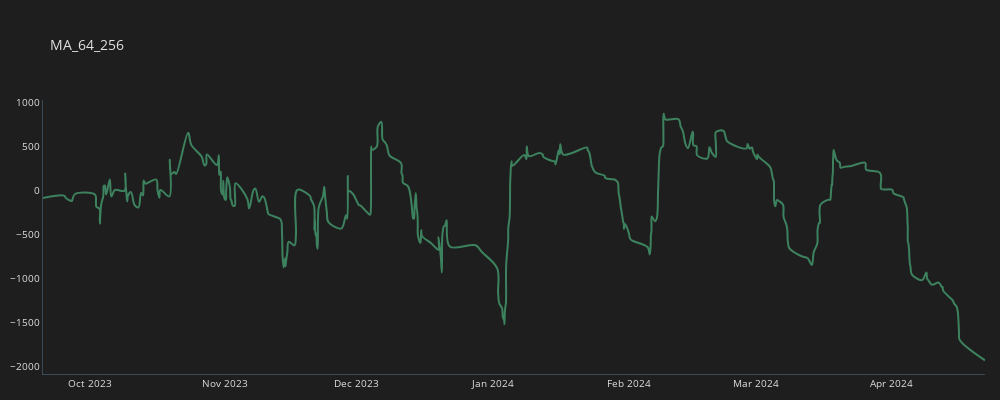
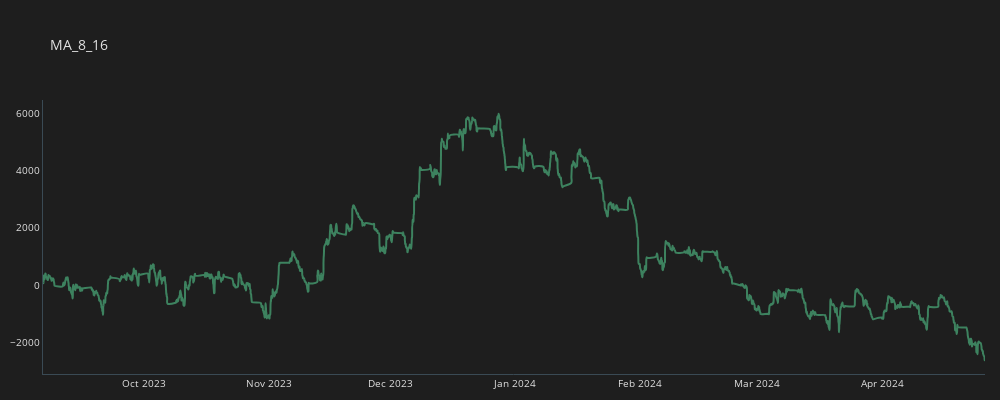
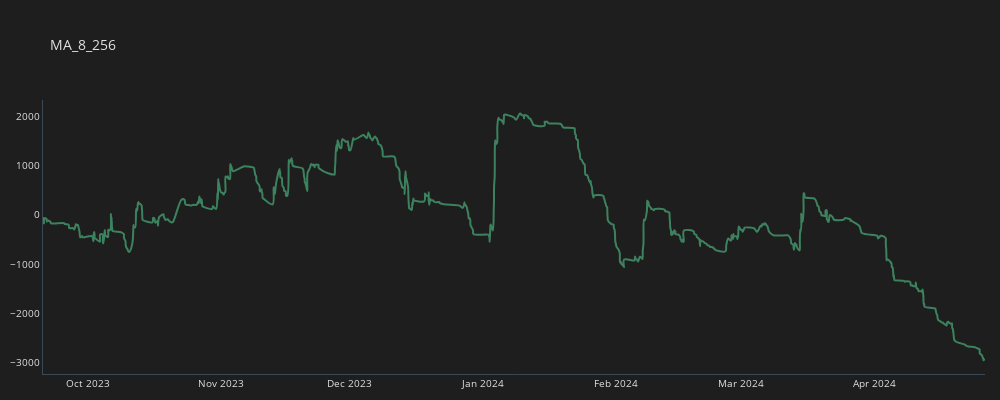

The notebook cell these images were saved under, in order:
### Code cell
for c in crosses:   
    temp_df = all_trades[(all_trades.CROSS==c)].copy()    
    temp_df = temp_df.groupby(by="time", as_index=False).sum()
    temp_df['CUM_GAIN'] = temp_df.GAIN.cumsum()
    plot_line(temp_df, c)

### Figure 1 — Plotly figure (JSON) as saved in the notebook; plotly's stock layout.template omitted (floating-point values rounded to 4 significant figures; data arrays with more than 128 entries replaced by an {"elided": "..."} marker saying what was removed)
{"data": [{"line": {"color": "#3d825f", "shape": "spline", "width": 2}, "mode": "lines", "name": "MA_64_256", "type": "scatter", "x": {"elided": "346 str values"}, "y": {"elided": "346 float values"}}], "layout": {"font": {"color": "#e1e1e1", "size": 10}, "height": 400, "margin": {"b": 10, "l": 15, "r": 15}, "paper_bgcolor": "#1e1e1e", "plot_bgcolor": "#1e1e1e", "title": {"text": "MA_64_256"}, "width": 1000, "xaxis": {"linecolor": "#3a4a54", "linewidth": 1, "showgrid": false, "zeroline": false}, "yaxis": {"linecolor": "#3a4a54", "linewidth": 1, "showgrid": false, "zeroline": false}}}

### Figure 2 — Plotly figure (JSON) as saved in the notebook; plotly's stock layout.template omitted (floating-point values rounded to 4 significant figures; data arrays with more than 128 entries replaced by an {"elided": "..."} marker saying what was removed)
{"data": [{"line": {"color": "#3d825f", "shape": "spline", "width": 2}, "mode": "lines", "name": "MA_8_16", "type": "scatter", "x": {"elided": "2930 str values"}, "y": {"elided": "2930 float values"}}], "layout": {"font": {"color": "#e1e1e1", "size": 10}, "height": 400, "margin": {"b": 10, "l": 15, "r": 15}, "paper_bgcolor": "#1e1e1e", "plot_bgcolor": "#1e1e1e", "title": {"text": "MA_8_16"}, "width": 1000, "xaxis": {"linecolor": "#3a4a54", "linewidth": 1, "showgrid": false, "zeroline": false}, "yaxis": {"linecolor": "#3a4a54", "linewidth": 1, "showgrid": false, "zeroline": false}}}

### Figure 3 — Plotly figure (JSON) as saved in the notebook; plotly's stock layout.template omitted (floating-point values rounded to 4 significant figures; data arrays with more than 128 entries replaced by an {"elided": "..."} marker saying what was removed)
{"data": [{"line": {"color": "#3d825f", "shape": "spline", "width": 2}, "mode": "lines", "name": "MA_8_256", "type": "scatter", "x": {"elided": "753 str values"}, "y": {"elided": "753 float values"}}], "layout": {"font": {"color": "#e1e1e1", "size": 10}, "height": 400, "margin": {"b": 10, "l": 15, "r": 15}, "paper_bgcolor": "#1e1e1e", "plot_bgcolor": "#1e1e1e", "title": {"text": "MA_8_256"}, "width": 1000, "xaxis": {"linecolor": "#3a4a54", "linewidth": 1, "showgrid": false, "zeroline": false}, "yaxis": {"linecolor": "#3a4a54", "linewidth": 1, "showgrid": false, "zeroline": false}}}
